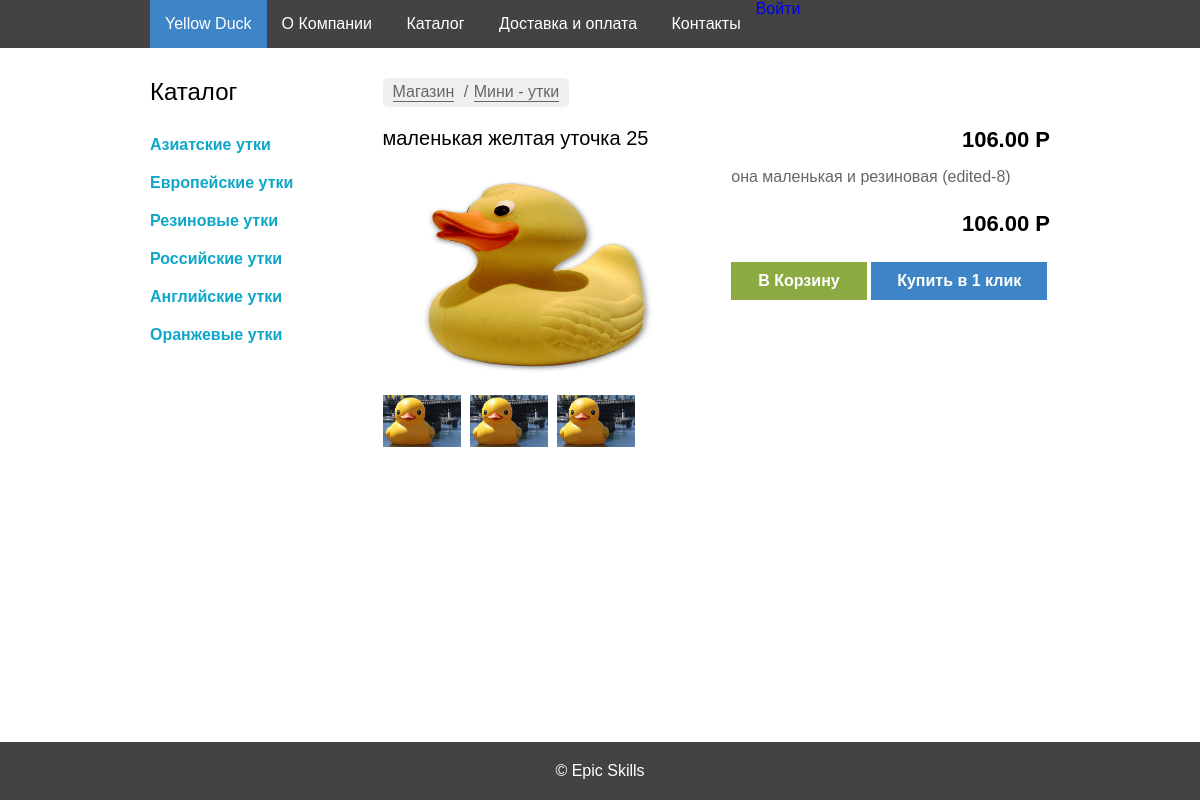
The page /product/?id=2 on the database its author committed.
### tables this page shows
CREATE TABLE `categories` ( 
	`id` Int( 11 ) AUTO_INCREMENT NOT NULL, 
	`title` VarChar( 255 ) NOT NULL,
	 PRIMARY KEY ( `id` )
 )
CHARACTER SET = utf8
COLLATE = utf8_general_ci;

CREATE TABLE `products` ( 
	`id` Int( 11 ) AUTO_INCREMENT NOT NULL, 
	`title` VarChar( 255 ) NOT NULL, 
	`description` Text NULL, 
	`price` Double( 7, 2 ) NOT NULL, 
	`image_id` Int( 11 ) NOT NULL DEFAULT '1', 
	`created_at` DateTime NULL, 
	`updated_at` DateTime NOT NULL, 
	`category_id` Int( 11 ) NULL,
	 PRIMARY KEY ( `id` )
 )
CHARACTER SET = utf8
COLLATE = utf8_general_ci;

CREATE TABLE `images` ( 
	`id` Int( 11 ) AUTO_INCREMENT NOT NULL, 
	`photo` VarChar( 255 ) NOT NULL, 
	`created_at` DateTime NULL, 
	`updated_at` DateTime NULL,
	 PRIMARY KEY ( `id` )
 )
CHARACTER SET = utf8
COLLATE = utf8_general_ci;

### src/autoload.php (called while the page is built, shortened)
<?php
function autoload($className) {
    $src_path = __DIR__ . '/../src/';
    $className = ltrim($className, '\\');
    $fileName  = '';
    if ($lastNsPos = strrpos($className, '\\')) {
        $namespace = substr($className, 0, $lastNsPos);
        $className = substr($className, $lastNsPos + 1);
        $fileName  = str_replace('\\', DIRECTORY_SEPARATOR, $namespace) . DIRECTORY_SEPARATOR;
    }
    $fileName .= str_replace('_', DIRECTORY_SEPARATOR, $className) . '.php';
}

### src/App/DB/Connection.php (called while the page is built, shortened)
<?php
class Connection {
    private $connection;
    public function __construct($username,$password) {
        try {
            $this->connection = new \PDO(
                'mysql:host=localhost;dbname=duck_store;charset=utf8',
                $username,
                $password
            );
        } catch (Exception $e) {
            die($e->getMessage());
        }
    }
    public function prepare($sql) {
        return $this->connection->prepare($sql);
    }
}

### src/App/DB/Categories.php (called while the page is built, shortened)
<?php
class Categories {
    public static function getAll(Connection $connection) {
        $cat_stmt = $connection->prepare("SELECT * FROM `categories`");
        $cat_stmt->execute();
        return $cat_stmt->fetchAll(\PDO::FETCH_ASSOC);
    }
}

### src/App/DB/Products.php (called while the page is built, shortened)
<?php
class Products {
    public static function get($id, Connection $connection) {
        $statement = $connection->prepare('SELECT p.id, p.title, p.description, p.price, i.photo
 FROM `products` p INNER JOIN `images` i ON p.image_id = i.id WHERE p.id = :id');
        $statement->execute([':id' => $id]);
        return $statement->fetch(\PDO::FETCH_ASSOC);
    }
}

### src/templates/_menu.php (the view)
<aside class="column column3">
	<h2>Каталог</h2>
	<ul>
        <?php
        foreach($categories as $_category){
            echo "<li><a href='"
                .\App\Utilities\Options::URL
                ."/category/?id="
                .$_category['id']."'>"
                .$_category['title']."</a></li>";
        }
        ?>
	</ul>
</aside>

### src/templates/_item-page.php
<div class=" row clearfix item-heading">
    <h1 class="item-name column column6"><?=$product['title'];?></h1>
    <p class="price column column6"><?=$product['price'];?> P</p>
</div>
<div class="row clearfix">
    <div class="column column6">
        <div class="item-gallery">
           <img src="<?=$product['photo'];?>" alt="уточка">
            <div class="small-images">
                <img src="<?= \App\Utilities\Options::ASSETS_PATH ?>img/item.jpeg" alt="уточка">
                <img src="<?= \App\Utilities\Options::ASSETS_PATH ?>img/item.jpeg" alt="уточка">
                <img src="<?= \App\Utilities\Options::ASSETS_PATH ?>img/item.jpeg" alt="уточка">
            </div>
        </div>
    </div>
    <div class="column column6">
        <p class="item-description">
            <?=$product['description'];?>
        </p>
        <p class="price"><?=$product['price'];?> P</p>
        <div class="order-btns">
            <a href="" class="btn-basket">В Корзину</a>
            <a href="" class="btn-click">Купить в 1 клик</a>
        </div>
    </div>
</div>

### web/css/style.css (style rules this page uses)
* { margin: 0; padding: 0; -webkit-box-sizing: border-box; -moz-box-sizing: border-box; box-sizing: border-box; }
body { background-color: #fff; width: 100%; }
.clearfix::after { content: ''; display: table; clear: both; }
.row { margin-left: -15px; margin-right: -15px; }
.column { position: relative; min-height: 1px; padding-left: 15px; padding-right: 15px; float: left; }
.column3 { width: 25%; }
.column6 { width: 50%; }
a { text-decoration: none; }
li { list-style-type: none; }
p { font-size: 16px; }
h1,h2,h3 { font-weight: normal; }
h2 { font-size: 24px; margin-bottom: 20px; }
nav li,nav li a,.btn-basket { display: inline-block; }
aside a { display: block; color: #0ea7c9; padding: 10px 0; font-size: 16px; font-weight: bold; }
.btn-basket { background-color: #8bab42; color: #fff; padding: 10px 27px; font-weight: bold; }
.item-heading { margin-bottom: 15px; }
.item-heading h1 { margin: 0; float: left; font-size: 20px; font-weight: normal; }
.item-heading p { float: right; }
.price { text-align: right; font-weight: bold; font-size: 22px; }
.item-gallery>img { width: 100%; height: 213px; margin-bottom: 10px; }
.small-images img { width: 78px; margin-right: 5px; }
.item-description { color: #666; margin-bottom: 25px; }
.order-btns { margin-top: 25px; }
.btn-click { display: inline-block; padding: 10px 26px; background-color: #3d85c6; color: #fff; font-weight: bold; }

### rows shown on the page
categories: title "Азиатские утки"
categories: title "Европейские утки"
categories: title "Резиновые утки"
categories: title "Российские утки"
categories: title "Английские утки"
categories: title "Оранжевые утки"
products: title "маленькая желтая уточка 25", price "106.00", image.photo (picture), description "она маленькая и резиновая (edited-8)"
